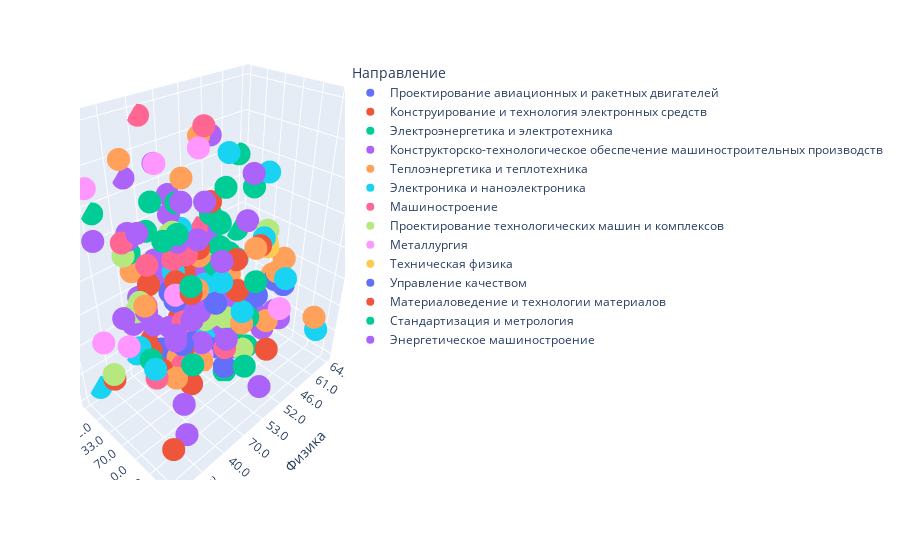

The notebook cell saved with this chart:
### Code cell
fig = px.scatter_3d(plot_data_nature_science, x='Физика', y='Математика', z='Русский язык',
              color='Направление')
fig.show()

### Figure 1 — Plotly figure (JSON) as saved in the notebook; plotly's stock layout.template omitted (floating-point values rounded to 4 significant figures)
{"data": [{"hovertemplate": "Направление=Проектирование авиационных и ракетных двигателей<br>Физика=%{x}<br>Математика=%{y}<br>Русский язык=%{z}<extra></extra>", "legendgroup": "Проектирование авиационных и ракетных двигателей", "marker": {"color": "#636efa", "symbol": "circle"}, "mode": "markers", "name": "Проектирование авиационных и ракетных двигателей", "scene": "scene", "showlegend": true, "type": "scatter3d", "x": ["64.0", "45.0", "80.0", "49.0", "61.0", "45.0", "54.0", "98.0", "57.0", "46.0", "48.0", "59.0", "76.0", "48.0", "52.0", "62.0", "59.0", "52.0", "54.0", "47.0", "49.0", "39.0", "53.0", "52.0", "51.0", "46.0", "53.0", "80.0", "41.0", "44.0"], "y": ["56.0", "39.0", "78.0", "72.0", "62.0", "45.0", "33.0", "96.0", "45.0", "45.0", "56.0", "68.0", "78.0", "62.0", "56.0", "72.0", "70.0", "45.0", "56.0", "50.0", "50.0", "39.0", "45.0", "56.0", "70.0", "45.0", "62.0", "88.0", "0.0", "45.0"], "z": ["62.0", "82.0", "66.0", "61.0", "64.0", "78.0", "73.0", "96.0", "78.0", "62.0", "89.0", "80.0", "91.0", "73.0", "80.0", "85.0", "80.0", "62.0", "80.0", "82.0", "60.0", "61.0", "59.0", "80.0", "65.0", "67.0", "76.0", "85.0", "58.0", "65.0"]}, {"hovertemplate": "Направление=Конструирование и технология электронных средств<br>Физика=%{x}<br>Математика=%{y}<br>Русский язык=%{z}<extra></extra>", "legendgroup": "Конструирование и технология электронных средств", "marker": {"color": "#EF553B", "symbol": "circle"}, "mode": "markers", "name": "Конструирование и технология электронных средств", "scene": "scene", "showlegend": true, "type": "scatter3d", "x": ["39.0", "47.0", "48.0", "41.0", "70.0", "39.0", "38.0", "38.0", "57.0", "55.0", "42.0", "40.0", "40.0", "46.0", "52.0", "44.0", "42.0", "41.0", "55.0", "44.0"], "y": ["44.0", "45.0", "27.0", "33.0", "70.0", "39.0", "56.0", "39.0", "50.0", "50.0", "39.0", "27.0", "33.0", "39.0", "50.0", "39.0", "33.0", "45.0", "70.0", "50.0"], "z": ["71.0", "59.0", "64.0", "57.0", "82.0", "73.0", "78.0", "61.0", "72.0", "69.0", "70.0", "46.0", "72.0", "51.0", "72.0", "62.0", "64.0", "64.0", "69.0", "50.0"]}, {"hovertemplate": "Направление=Электроэнергетика и электротехника<br>Физика=%{x}<br>Математика=%{y}<br>Русский язык=%{z}<extra></extra>", "legendgroup": "Электроэнергетика и электротехника", "marker": {"color": "#00cc96", "symbol": "circle"}, "mode": "markers", "name": "Электроэнергетика и электротехника", "scene": "scene", "showlegend": true, "type": "scatter3d", "x": ["49.0", "42.0", "48.0", "0.0", "47.0", "54.0", "46.0", "48.0", "53.0", "45.0", "48.0", "57.0", "45.0", "48.0", "40.0", "59.0", "51.0", "40.0", "43.0", "42.0", "39.0", "0.0", "46.0", "44.0", "52.0", "58.0", "57.0", "52.0", "49.0", "48.0", "40.0", "41.0", "47.0", "53.0", "47.0"], "y": ["45.0", "45.0", "62.0", "28.0", "27.0", "56.0", "39.0", "62.0", "50.0", "56.0", "45.0", "56.0", "56.0", "62.0", "27.0", "68.0", "62.0", "0.0", "0.0", "39.0", "47.0", "0.0", "39.0", "39.0", "39.0", "56.0", "62.0", "50.0", "68.0", "50.0", "45.0", "45.0", "45.0", "72.0", "50.0"], "z": ["48.0", "83.0", "70.0", "59.0", "64.0", "57.0", "71.0", "62.0", "69.0", "76.0", "55.0", "85.0", "53.0", "71.0", "51.0", "78.0", "70.0", "0.0", "0.0", "70.0", "69.0", "67.0", "70.0", "55.0", "65.0", "53.0", "76.0", "67.0", "66.0", "66.0", "73.0", "53.0", "62.0", "60.0", "62.0"]}, {"hovertemplate": "Направление=Конструкторско-технологическое обеспечение машиностроительных производств<br>Физика=%{x}<br>Математика=%{y}<br>Русский язык=%{z}<extra></extra>", "legendgroup": "Конструкторско-технологическое обеспечение машиностроительных производств", "marker": {"color": "#ab63fa", "symbol": "circle"}, "mode": "markers", "name": "Конструкторско-технологическое обеспечение машиностроительных производств", "scene": "scene", "showlegend": true, "type": "scatter3d", "x": ["48.0", "57.0", "48.0", "36.0", "47.0", "47.0", "38.0", "0.0", "48.0", "0.0", "45.0", "61.0", "47.0", "0.0", "47.0", "44.0", "46.0", "40.0", "55.0", "0.0", "39.0", "0.0", "58.0", "44.0", "42.0", "47.0", "41.0", "40.0", "42.0", "41.0", "41.0", "53.0", "44.0", "41.0", "45.0", "39.0", "40.0", "41.0", "46.0", "38.0", "52.0", "53.0", "51.0", "42.0", "42.0", "45.0", "0.0", "45.0", "40.0", "41.0", "56.0"], "y": ["68.0", "56.0", "39.0", "39.0", "39.0", "33.0", "33.0", "45.0", "45.0", "44.0", "45.0", "70.0", "33.0", "0.0", "50.0", "50.0", "70.0", "45.0", "56.0", "0.0", "33.0", "33.0", "62.0", "39.0", "39.0", "76.0", "33.0", "39.0", "39.0", "27.0", "39.0", "39.0", "27.0", "39.0", "70.0", "33.0", "0.0", "45.0", "39.0", "0.0", "68.0", "39.0", "68.0", "56.0", "45.0", "50.0", "27.0", "45.0", "27.0", "39.0", "55.0"], "z": ["62.0", "57.0", "57.0", "48.0", "57.0", "76.0", "85.0", "71.0", "61.0", "64.0", "82.0", "66.0", "55.0", "67.0", "67.0", "67.0", "87.0", "67.0", "40.0", "76.0", "64.0", "55.0", "67.0", "57.0", "50.0", "66.0", "60.0", "70.0", "51.0", "60.0", "44.0", "55.0", "50.0", "62.0", "64.0", "71.0", "53.0", "70.0", "98.0", "55.0", "85.0", "50.0", "70.0", "80.0", "60.0", "61.0", "56.0", "62.0", "57.0", "67.0", "73.0"]}, {"hovertemplate": "Направление=Теплоэнергетика и теплотехника<br>Физика=%{x}<br>Математика=%{y}<br>Русский язык=%{z}<extra></extra>", "legendgroup": "Теплоэнергетика и теплотехника", "marker": {"color": "#FFA15A", "symbol": "circle"}, "mode": "markers", "name": "Теплоэнергетика и теплотехника", "scene": "scene", "showlegend": true, "type": "scatter3d", "x": ["42.0", "62.0", "42.0", "53.0", "52.0", "49.0", "39.0", "45.0", "46.0", "51.0", "44.0", "47.0", "39.0", "58.0", "52.0", "54.0", "48.0", "46.0", "57.0", "40.0", "44.0", "39.0", "42.0", "45.0", "51.0", "55.0"], "y": ["39.0", "62.0", "27.0", "62.0", "50.0", "70.0", "33.0", "50.0", "27.0", "68.0", "45.0", "45.0", "50.0", "70.0", "39.0", "74.0", "33.0", "50.0", "45.0", "33.0", "45.0", "27.0", "39.0", "68.0", "45.0", "68.0"], "z": ["56.0", "88.0", "46.0", "65.0", "67.0", "61.0", "62.0", "67.0", "71.0", "70.0", "61.0", "67.0", "57.0", "72.0", "71.0", "85.0", "65.0", "72.0", "82.0", "61.0", "57.0", "59.0", "57.0", "85.0", "40.0", "61.0"]}, {"hovertemplate": "Направление=Электроника и наноэлектроника<br>Физика=%{x}<br>Математика=%{y}<br>Русский язык=%{z}<extra></extra>", "legendgroup": "Электроника и наноэлектроника", "marker": {"color": "#19d3f3", "symbol": "circle"}, "mode": "markers", "name": "Электроника и наноэлектроника", "scene": "scene", "showlegend": true, "type": "scatter3d", "x": ["42.0", "51.0", "53.0", "51.0", "48.0", "61.0", "72.0", "52.0", "45.0", "61.0", "62.0", "47.0", "54.0", "42.0", "39.0", "44.0", "59.0", "44.0", "39.0", "58.0"], "y": ["39.0", "56.0", "0.0", "70.0", "56.0", "74.0", "56.0", "39.0", "33.0", "72.0", "74.0", "39.0", "70.0", "56.0", "27.0", "45.0", "62.0", "27.0", "33.0", "50.0"], "z": ["78.0", "62.0", "52.0", "71.0", "91.0", "89.0", "82.0", "62.0", "55.0", "59.0", "70.0", "70.0", "72.0", "61.0", "67.0", "57.0", "82.0", "70.0", "67.0", "91.0"]}, {"hovertemplate": "Направление=Машиностроение<br>Физика=%{x}<br>Математика=%{y}<br>Русский язык=%{z}<extra></extra>", "legendgroup": "Машиностроение", "marker": {"color": "#FF6692", "symbol": "circle"}, "mode": "markers", "name": "Машиностроение", "scene": "scene", "showlegend": true, "type": "scatter3d", "x": ["55.0", "44.0", "47.0", "38.0", "47.0", "44.0", "40.0", "46.0", "40.0", "47.0", "59.0", "44.0", "40.0", "40.0"], "y": ["50.0", "45.0", "50.0", "50.0", "33.0", "33.0", "33.0", "39.0", "39.0", "39.0", "56.0", "56.0", "33.0", "45.0"], "z": ["67.0", "69.0", "78.0", "50.0", "43.0", "66.0", "46.0", "73.0", "51.0", "69.0", "72.0", "94.0", "61.0", "76.0"]}, {"hovertemplate": "Направление=Проектирование технологических машин и комплексов<br>Физика=%{x}<br>Математика=%{y}<br>Русский язык=%{z}<extra></extra>", "legendgroup": "Проектирование технологических машин и комплексов", "marker": {"color": "#B6E880", "symbol": "circle"}, "mode": "markers", "name": "Проектирование технологических машин и комплексов", "scene": "scene", "showlegend": true, "type": "scatter3d", "x": ["47.0", "55.0", "51.0", "59.0", "49.0", "41.0", "46.0", "58.0", "53.0", "40.0", "42.0", "42.0", "36.0"], "y": ["50.0", "45.0", "50.0", "50.0", "68.0", "50.0", "45.0", "68.0", "39.0", "39.0", "50.0", "39.0", "39.0"], "z": ["85.0", "66.0", "59.0", "66.0", "72.0", "59.0", "67.0", "72.0", "70.0", "70.0", "53.0", "60.0", "61.0"]}, {"hovertemplate": "Направление=Металлургия<br>Физика=%{x}<br>Математика=%{y}<br>Русский язык=%{z}<extra></extra>", "legendgroup": "Металлургия", "marker": {"color": "#FF97FF", "symbol": "circle"}, "mode": "markers", "name": "Металлургия", "scene": "scene", "showlegend": true, "type": "scatter3d", "x": ["51.0", "45.0", "47.0", "66.0", "45.0", "47.0", "36.0", "36.0", "42.0", "36.0"], "y": ["39.0", "50.0", "45.0", "45.0", "50.0", "45.0", "27.0", "39.0", "50.0", "33.0"], "z": ["67.0", "85.0", "62.0", "65.0", "78.0", "56.0", "36.0", "44.0", "72.0", "60.0"]}, {"hovertemplate": "Направление=Техническая физика<br>Физика=%{x}<br>Математика=%{y}<br>Русский язык=%{z}<extra></extra>", "legendgroup": "Техническая физика", "marker": {"color": "#FECB52", "symbol": "circle"}, "mode": "markers", "name": "Техническая физика", "scene": "scene", "showlegend": true, "type": "scatter3d", "x": ["61.0", "49.0", "49.0"], "y": ["70.0", "62.0", "68.0"], "z": ["71.0", "62.0", "71.0"]}, {"hovertemplate": "Направление=Управление качеством<br>Физика=%{x}<br>Математика=%{y}<br>Русский язык=%{z}<extra></extra>", "legendgroup": "Управление качеством", "marker": {"color": "#636efa", "symbol": "circle"}, "mode": "markers", "name": "Управление качеством", "scene": "scene", "showlegend": true, "type": "scatter3d", "x": ["51.0", "47.0", "41.0", "44.0", "44.0", "39.0", "47.0"], "y": ["68.0", "39.0", "45.0", "62.0", "39.0", "39.0", "56.0"], "z": ["67.0", "61.0", "78.0", "67.0", "66.0", "67.0", "62.0"]}, {"hovertemplate": "Направление=Материаловедение и технологии материалов<br>Физика=%{x}<br>Математика=%{y}<br>Русский язык=%{z}<extra></extra>", "legendgroup": "Материаловедение и технологии материалов", "marker": {"color": "#EF553B", "symbol": "circle"}, "mode": "markers", "name": "Материаловедение и технологии материалов", "scene": "scene", "showlegend": true, "type": "scatter3d", "x": ["68.0", "36.0"], "y": ["74.0", "39.0"], "z": ["96.0", "66.0"]}, {"hovertemplate": "Направление=Стандартизация и метрология<br>Физика=%{x}<br>Математика=%{y}<br>Русский язык=%{z}<extra></extra>", "legendgroup": "Стандартизация и метрология", "marker": {"color": "#00cc96", "symbol": "circle"}, "mode": "markers", "name": "Стандартизация и метрология", "scene": "scene", "showlegend": true, "type": "scatter3d", "x": ["48.0"], "y": ["50.0"], "z": ["89.0"]}, {"hovertemplate": "Направление=Энергетическое машиностроение<br>Физика=%{x}<br>Математика=%{y}<br>Русский язык=%{z}<extra></extra>", "legendgroup": "Энергетическое машиностроение", "marker": {"color": "#ab63fa", "symbol": "circle"}, "mode": "markers", "name": "Энергетическое машиностроение", "scene": "scene", "showlegend": true, "type": "scatter3d", "x": ["49.0"], "y": ["62.0"], "z": ["72.0"]}], "layout": {"legend": {"title": {"text": "Направление"}, "tracegroupgap": 0}, "margin": {"t": 60}, "scene": {"domain": {"x": [0, 1], "y": [0, 1]}, "xaxis": {"title": {"text": "Физика"}}, "yaxis": {"title": {"text": "Математика"}}, "zaxis": {"title": {"text": "Русский язык"}}}}}
